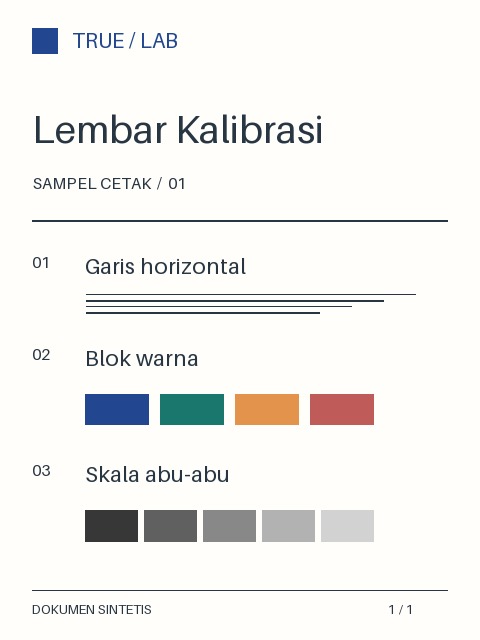
#> input picture tests/browser/fixtures/rotated-page.jpg, 480 x 640 px
$ python -i corners.py   (imports and definitions only)
#> lines starting #> are read from the running program, lines starting #| are printed output that depends on the picture; after the words box and inside, x2 and y2 are one past the last pixel; in counts of white or black regions, pixels touching at a corner belong together
#> further down, picture is the input picture: shape (640, 480, 3); mean B, G, R 237.7, 240.8, 241.5
"""Detect a visible, planar document outline."""

import cv2
import numpy as np


def _prepare_detection_image(image):
    height, width = image.shape[:2]
#> height = 640; width = 480
    scale = min(1.0, 800 / max(width, height))
#> scale = 1
    size = (max(1, round(width * scale)), max(1, round(height * scale)))
#> size = (480, 640)
    if size != (width, height):
        image = cv2.resize(image, size, interpolation=cv2.INTER_AREA)
    if image.ndim == 3:
        image = cv2.cvtColor(image, cv2.COLOR_BGR2GRAY)
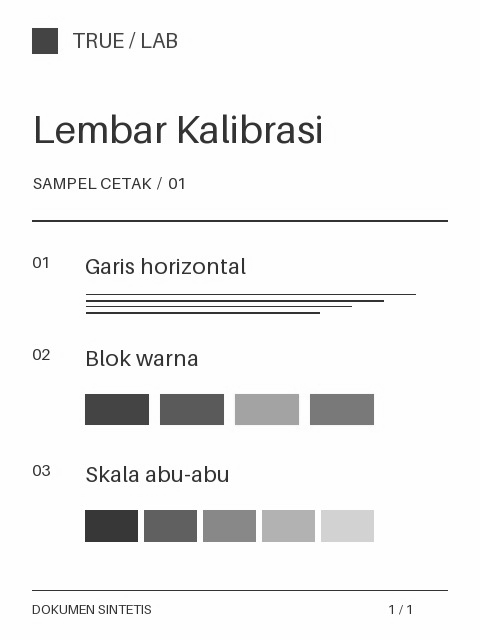
#> image: shape (640, 480); min 40, max 255, mean 240.8
    return cv2.GaussianBlur(image, (5, 5), 0)
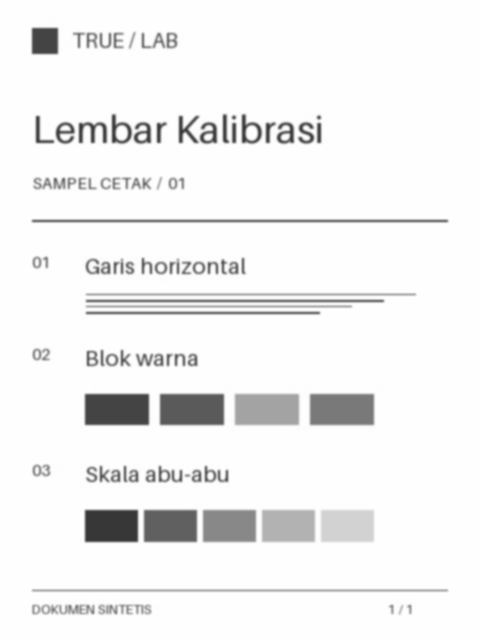
#> returned value: shape (640, 480); min 54, max 254, mean 240.8


def _order_corners(vertices):
    # approxPolyDP preserves contour order. Keep that adjacency even when
    # two corners have the same x+y (a diamond viewed straight on).
    if cv2.contourArea(vertices, oriented=True) < 0:
        vertices = vertices[::-1]
    x, y = vertices.T
    start = np.lexsort((x, y, x + y))[0]
    return np.roll(vertices, -start, axis=0)


def detectCorners(image: np.ndarray) -> np.ndarray | None:
    """Return four float32 (x, y) points in original pixels, TL/TR/BR/BL.

    Accepts an OpenCV uint8 grayscale, BGR, or BGRA image. Returns None
    when there is no sufficiently large, closed, convex four-sided outline.
    """
    if not isinstance(image, np.ndarray) or image.dtype != np.uint8:
        return None
    if image.ndim not in (2, 3) or min(image.shape[:2]) < 5:
        return None
    if image.ndim == 3 and image.shape[2] not in (3, 4):
        return None

    gray = _prepare_detection_image(image)
    edges = cv2.Canny(gray, 40, 120)
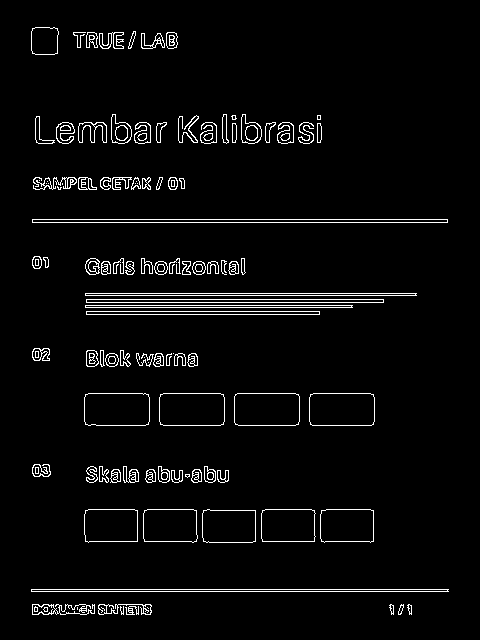
#> edges: shape (640, 480); 3.8% white in thin lines or dots, all inside (x1, y1, x2, y2) = (31, 27, 449, 615)
    closed = cv2.morphologyEx(edges, cv2.MORPH_CLOSE, np.ones((3, 3), np.uint8))
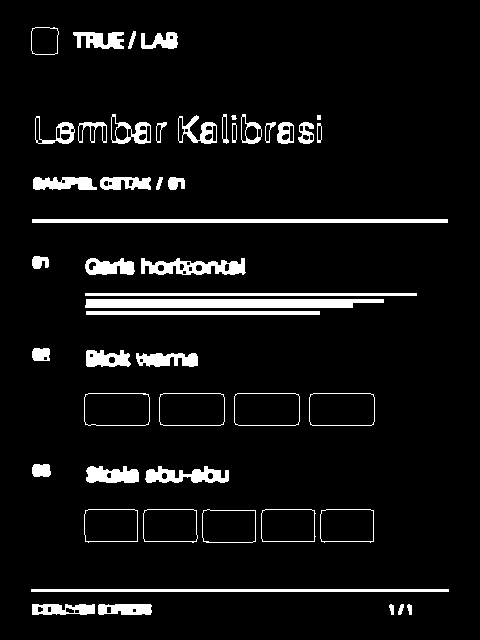
#> closed: shape (640, 480); 6.6% white; 50 white regions
    contours, _ = cv2.findContours(closed, cv2.RETR_EXTERNAL, cv2.CHAIN_APPROX_SIMPLE)
#> contours = 50 contours, 2 with area under 20; largest, box (x1, y1, x2, y2) and area: (85, 299, 384, 308) 2224, (234, 393, 300, 426) 2060, (309, 393, 375, 426) 2058, (159, 393, 225, 426) 2056, (84, 393, 150, 426) 2051
    minimum_area = 0.05 * gray.size
#> minimum_area = 15360
    for contour in sorted(contours, key=cv2.contourArea, reverse=True):
        if cv2.contourArea(contour) < minimum_area:
            break
        perimeter = cv2.arcLength(contour, True)
        polygon = cv2.approxPolyDP(contour, 0.02 * perimeter, True)
        if len(polygon) == 4 and cv2.isContourConvex(polygon):
            points = _order_corners(polygon.reshape(4, 2)).astype(np.float32)
            # Map pixel centers using each actual, rounded resize dimension.
            ratios = np.array(image.shape[1::-1]) / np.array(gray.shape[::-1])
            return ((points + 0.5) * ratios - 0.5).astype(np.float32)
#> this loop made 1 pass
    return None

>>> import cv2
>>> picture = cv2.imread('../tests/browser/fixtures/rotated-page.jpg')
>>> result = detectCorners(picture)
